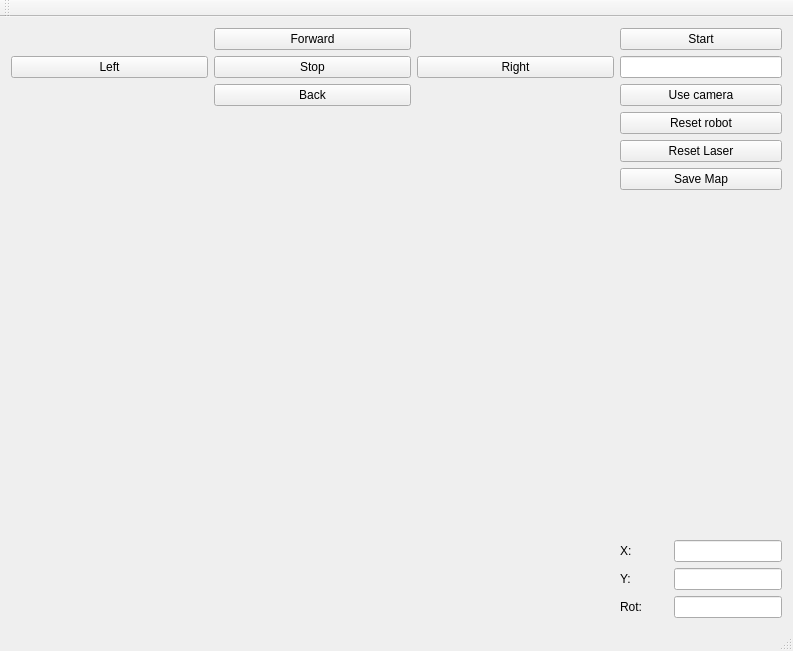
<?xml version="1.0" encoding="UTF-8"?>
<ui version="4.0">
 <class>MainWindow</class>
 <widget class="QMainWindow" name="MainWindow">
  <property name="geometry">
   <rect>
    <x>0</x>
    <y>0</y>
    <width>793</width>
    <height>651</height>
   </rect>
  </property>
  <property name="windowTitle">
   <string>MainWindow</string>
  </property>
  <widget class="QWidget" name="centralWidget">
   <layout class="QGridLayout" name="gridLayout">
    <item row="1" column="1">
     <layout class="QVBoxLayout" name="verticalLayout">
      <item>
       <widget class="QPushButton" name="pushButton_9">
        <property name="sizePolicy">
         <sizepolicy hsizetype="Fixed" vsizetype="Fixed">
          <horstretch>0</horstretch>
          <verstretch>0</verstretch>
         </sizepolicy>
        </property>
        <property name="minimumSize">
         <size>
          <width>162</width>
          <height>0</height>
         </size>
        </property>
        <property name="text">
         <string>Start</string>
        </property>
       </widget>
      </item>
      <item>
       <widget class="QLineEdit" name="lineEdit">
        <property name="sizePolicy">
         <sizepolicy hsizetype="Fixed" vsizetype="Fixed">
          <horstretch>0</horstretch>
          <verstretch>0</verstretch>
         </sizepolicy>
        </property>
        <property name="minimumSize">
         <size>
          <width>162</width>
          <height>0</height>
         </size>
        </property>
       </widget>
      </item>
      <item>
       <widget class="QPushButton" name="pushButton">
        <property name="sizePolicy">
         <sizepolicy hsizetype="Fixed" vsizetype="Fixed">
          <horstretch>0</horstretch>
          <verstretch>0</verstretch>
         </sizepolicy>
        </property>
        <property name="minimumSize">
         <size>
          <width>162</width>
          <height>0</height>
         </size>
        </property>
        <property name="text">
         <string>Use camera</string>
        </property>
       </widget>
      </item>
     </layout>
    </item>
    <item row="1" column="0">
     <layout class="QGridLayout" name="gridLayout_2">
      <item row="1" column="2">
       <widget class="QPushButton" name="pushButton_5">
        <property name="sizePolicy">
         <sizepolicy hsizetype="Expanding" vsizetype="Fixed">
          <horstretch>0</horstretch>
          <verstretch>0</verstretch>
         </sizepolicy>
        </property>
        <property name="text">
         <string>Right</string>
        </property>
       </widget>
      </item>
      <item row="0" column="1">
       <widget class="QPushButton" name="pushButton_2">
        <property name="sizePolicy">
         <sizepolicy hsizetype="Expanding" vsizetype="Fixed">
          <horstretch>0</horstretch>
          <verstretch>0</verstretch>
         </sizepolicy>
        </property>
        <property name="text">
         <string>Forward</string>
        </property>
       </widget>
      </item>
      <item row="1" column="0">
       <widget class="QPushButton" name="pushButton_6">
        <property name="sizePolicy">
         <sizepolicy hsizetype="Expanding" vsizetype="Fixed">
          <horstretch>0</horstretch>
          <verstretch>0</verstretch>
         </sizepolicy>
        </property>
        <property name="text">
         <string>Left</string>
        </property>
       </widget>
      </item>
      <item row="2" column="1">
       <widget class="QPushButton" name="pushButton_3">
        <property name="sizePolicy">
         <sizepolicy hsizetype="Expanding" vsizetype="Fixed">
          <horstretch>0</horstretch>
          <verstretch>0</verstretch>
         </sizepolicy>
        </property>
        <property name="text">
         <string>Back</string>
        </property>
       </widget>
      </item>
      <item row="1" column="1">
       <widget class="QPushButton" name="pushButton_4">
        <property name="sizePolicy">
         <sizepolicy hsizetype="Expanding" vsizetype="Fixed">
          <horstretch>0</horstretch>
          <verstretch>0</verstretch>
         </sizepolicy>
        </property>
        <property name="text">
         <string>Stop</string>
        </property>
       </widget>
      </item>
     </layout>
    </item>
    <item row="2" column="1">
     <layout class="QVBoxLayout" name="verticalLayout_2">
      <item>
       <widget class="QPushButton" name="pushButton_8">
        <property name="sizePolicy">
         <sizepolicy hsizetype="Fixed" vsizetype="Fixed">
          <horstretch>0</horstretch>
          <verstretch>0</verstretch>
         </sizepolicy>
        </property>
        <property name="minimumSize">
         <size>
          <width>162</width>
          <height>0</height>
         </size>
        </property>
        <property name="text">
         <string>Reset robot</string>
        </property>
       </widget>
      </item>
      <item>
       <widget class="QPushButton" name="pushButton_7">
        <property name="sizePolicy">
         <sizepolicy hsizetype="Fixed" vsizetype="Fixed">
          <horstretch>0</horstretch>
          <verstretch>0</verstretch>
         </sizepolicy>
        </property>
        <property name="minimumSize">
         <size>
          <width>162</width>
          <height>0</height>
         </size>
        </property>
        <property name="text">
         <string>Reset Laser</string>
        </property>
       </widget>
      </item>
      <item>
       <widget class="QPushButton" name="pushButton_10">
        <property name="text">
         <string>Save Map</string>
        </property>
       </widget>
      </item>
      <item>
       <spacer name="verticalSpacer">
        <property name="orientation">
         <enum>Qt::Vertical</enum>
        </property>
        <property name="sizeHint" stdset="0">
         <size>
          <width>20</width>
          <height>40</height>
         </size>
        </property>
       </spacer>
      </item>
      <item>
       <layout class="QGridLayout" name="gridLayout_3">
        <item row="0" column="0">
         <widget class="QLabel" name="label">
          <property name="text">
           <string>X:</string>
          </property>
         </widget>
        </item>
        <item row="2" column="0">
         <widget class="QLabel" name="label_3">
          <property name="text">
           <string>Rot:</string>
          </property>
         </widget>
        </item>
        <item row="1" column="0">
         <widget class="QLabel" name="label_2">
          <property name="text">
           <string>Y:</string>
          </property>
         </widget>
        </item>
        <item row="0" column="1">
         <widget class="QLineEdit" name="lineEdit_2">
          <property name="sizePolicy">
           <sizepolicy hsizetype="Fixed" vsizetype="Fixed">
            <horstretch>0</horstretch>
            <verstretch>0</verstretch>
           </sizepolicy>
          </property>
          <property name="focusPolicy">
           <enum>Qt::NoFocus</enum>
          </property>
          <property name="readOnly">
           <bool>true</bool>
          </property>
         </widget>
        </item>
        <item row="1" column="1">
         <widget class="QLineEdit" name="lineEdit_3">
          <property name="sizePolicy">
           <sizepolicy hsizetype="Fixed" vsizetype="Fixed">
            <horstretch>0</horstretch>
            <verstretch>0</verstretch>
           </sizepolicy>
          </property>
          <property name="focusPolicy">
           <enum>Qt::NoFocus</enum>
          </property>
          <property name="readOnly">
           <bool>true</bool>
          </property>
         </widget>
        </item>
        <item row="2" column="1">
         <widget class="QLineEdit" name="lineEdit_4">
          <property name="sizePolicy">
           <sizepolicy hsizetype="Fixed" vsizetype="Fixed">
            <horstretch>0</horstretch>
            <verstretch>0</verstretch>
           </sizepolicy>
          </property>
          <property name="focusPolicy">
           <enum>Qt::NoFocus</enum>
          </property>
          <property name="readOnly">
           <bool>true</bool>
          </property>
         </widget>
        </item>
       </layout>
      </item>
     </layout>
    </item>
    <item row="2" column="0">
     <widget class="QWidget" name="widget" native="true">
      <property name="sizePolicy">
       <sizepolicy hsizetype="MinimumExpanding" vsizetype="Expanding">
        <horstretch>0</horstretch>
        <verstretch>0</verstretch>
       </sizepolicy>
      </property>
      <property name="minimumSize">
       <size>
        <width>600</width>
        <height>450</height>
       </size>
      </property>
     </widget>
    </item>
   </layout>
  </widget>
  <widget class="QMenuBar" name="menuBar">
   <property name="geometry">
    <rect>
     <x>0</x>
     <y>0</y>
     <width>793</width>
     <height>25</height>
    </rect>
   </property>
  </widget>
  <widget class="QToolBar" name="mainToolBar">
   <attribute name="toolBarArea">
    <enum>TopToolBarArea</enum>
   </attribute>
   <attribute name="toolBarBreak">
    <bool>false</bool>
   </attribute>
  </widget>
  <widget class="QStatusBar" name="statusBar"/>
 </widget>
 <layoutdefault spacing="6" margin="11"/>
 <resources/>
 <connections/>
</ui>
